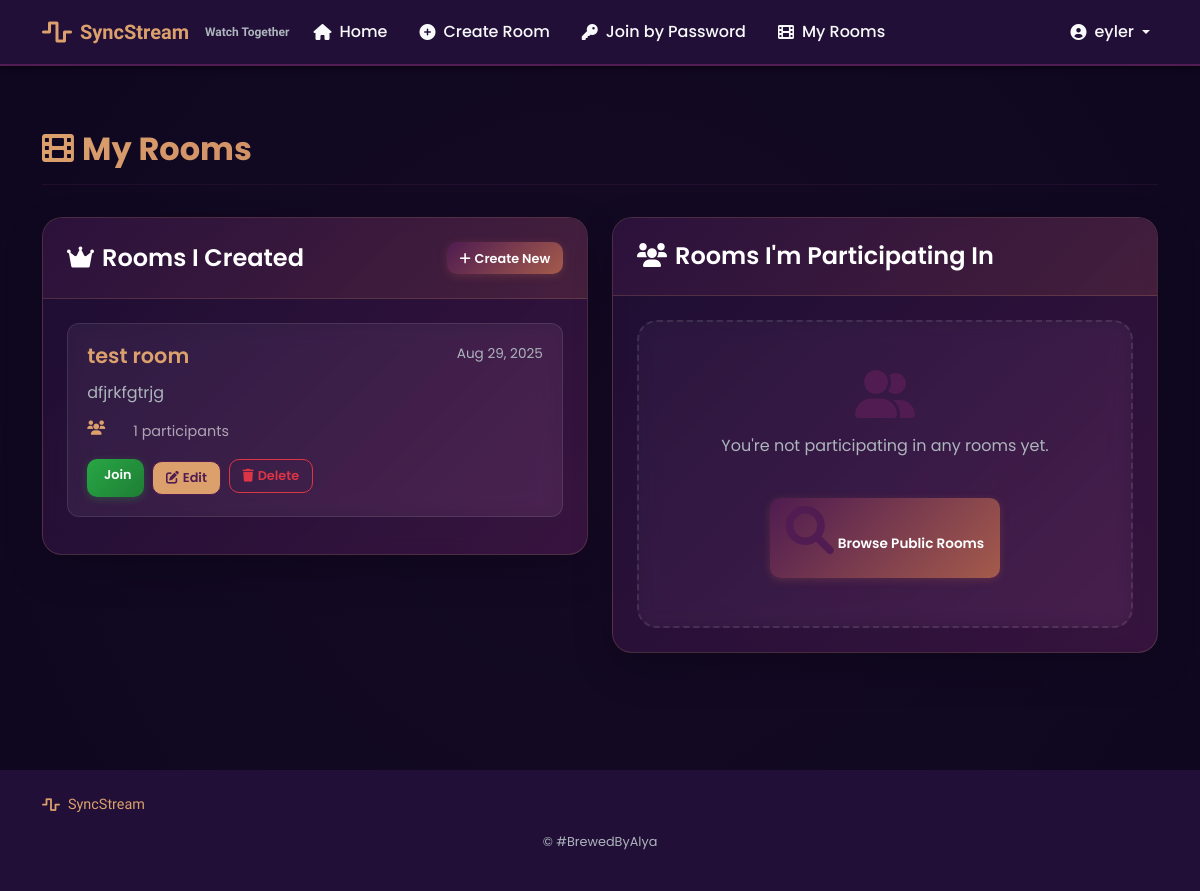
The app's page /rooms/my-rooms/ (signed in) with its own data.
### users/models.py (models this page shows, shortened)
class CustomUser(AbstractUser):
    profile_picture = models.ImageField(upload_to='profile_pics/', blank=True, null=True)
    bio = models.TextField(max_length=500, blank=True)
    last_activity = models.DateTimeField(default=timezone.now)
    is_online = models.BooleanField(default=False)

### rooms/models.py (models this page shows, shortened)
class Room(models.Model):
    id = models.UUIDField(primary_key=True, default=uuid.uuid4, editable=False)
    name = models.CharField(max_length=100)
    description = models.TextField(blank=True)
    creator = models.ForeignKey(settings.AUTH_USER_MODEL, on_delete=models.CASCADE, related_name='created_rooms')
    created_at = models.DateTimeField(auto_now_add=True)
    is_private = models.BooleanField(default=False)
    password = models.CharField(max_length=128, blank=True, null=True)
    max_users = models.PositiveIntegerField(default=10)
    is_active = models.BooleanField(default=True)
    is_locked = models.BooleanField(default=False)
    allow_screen_share = models.BooleanField(default=True)
    allow_chat = models.BooleanField(default=True)
    current_video_url = models.URLField(blank=True, null=True)
    video_state = models.CharField(max_length=20, default='paused')
    video_timestamp = models.FloatField(default=0)
    last_video_update = models.DateTimeField(blank=True, null=True)
    deleted_at = models.DateTimeField(blank=True, null=True)

### rooms/views.py (the view)
# urls.py: path('my-rooms/', views.user_rooms, name='user_rooms'),
@login_required
def user_rooms(request):
    created_rooms = Room.objects.filter(creator=request.user)
    participant_rooms = Room.objects.filter(
        participants__user=request.user,
        participants__is_online=True,
        is_active=True
    ).exclude(creator=request.user).distinct()
    return render(request, 'rooms/user_rooms.html', {
        'created_rooms': created_rooms,
        'participant_rooms': participant_rooms,
    })

### templates/rooms/user_rooms.html (shortened to what this page needs)
{% extends 'base.html' %}
{% block content %}
<div class="my-rooms-container">
    <div class="my-rooms-header">
        <h2><i class="fas fa-film me-2"></i>My Rooms</h2>
    </div>
    <div class="row">
        <div class="col-lg-6">
            <div class="card card-gradient">
                <div class="card-header d-flex justify-content-between align-items-center">
                    <h4 class="mb-0"><i class="fas fa-crown me-2"></i>Rooms I Created</h4>
                    <a href="{% url 'rooms:create_room' %}" class="btn btn-primary btn-sm">
                        <i class="fas fa-plus me-1"></i>Create New
                    </a>
                </div>
                <div class="card-body">
                    {% if created_rooms %}
                    <div class="rooms-list">
                        {% for room in created_rooms %}
                            <div class="list-group-item {% if not room.is_active %}list-group-item-secondary card-glass{% endif %}">
                                <div class="room-item-header">
                                    <h5 class="room-name">
                                        {{ room.name }}
                                    </h5>
                                    <small class="room-date">{{ room.created_at|date:"M d, Y" }}</small>
                                </div>
                                <p class="room-description">{{ room.description|truncatewords:15 }}</p>
                                <div class="room-meta">
                                    <i class="fas fa-users me-1"></i>{{ room.participants.count }} participants
                                </div>
                                <div class="room-actions">
                                    {% if room.is_active %}
                                    <a href="{% url 'rooms:room_detail' room.id %}" class="btn btn-success btn-sm">
                                        Join
                                    </a>
                                    <a href="{% url 'rooms:edit_room' room.id %}" class="btn btn-outline-primary btn-sm">
                                        <i class="fas fa-edit me-1"></i>Edit
                                    </a>
                                    <form action="{% url 'rooms:delete_room' room.id %}" method="post" class="d-inline">
                                        <button type="submit" class="btn btn-outline-danger btn-sm"
                                                onclick="return confirmDelete('{{ room.name }}')">
                                            <i class="fas fa-trash me-1"></i>Delete
                                        </button>
                                    </form>
                                    {% endif %}
                                </div>
                            </div>
                        {% endfor %}
                    </div>
                    {% endif %}
                </div>
            </div>
        </div>
        <div class="col-lg-6">
            <div class="card card-gradient">
                <div class="card-header">
                    <h4 class="mb-0"><i class="fas fa-users me-2"></i>Rooms I'm Participating In</h4>
                </div>
                <div class="card-body">
                    {% if participant_rooms %}
                    <div class="rooms-list">
                        {% for room in participant_rooms %}
                        <a href="{% url 'rooms:room_detail' room.id %}" class="list-group-item list-group-item-action">
                            <div class="room-item-header">
                                <h5 class="room-name">{{ room.name }}</h5>
                                <small class="room-date">By {{ room.creator.username }}</small>
                            </div>
                            <p class="room-description">{{ room.description|truncatewords:15 }}</p>
                            <div class="room-meta">
                                <i class="fas fa-users me-1"></i>{{ room.participants.count }} participants
                            </div>
                        </a>
                        {% endfor %}
                    </div>
                    {% else %}
                    <div class="empty-state">
                        <i class="fas fa-user-friends fa-3x"></i>
                        <p>You're not participating in any rooms yet.</p>
                        <a href="{% url 'home' %}" class="btn btn-primary mt-2">
                            <i class="fas fa-search me-1"></i>Browse Public Rooms
                        </a>
                    </div>
                    {% endif %}
                </div>
            </div>
        </div>
    </div>
</div>
{% endblock %}

### templates/base.html (shortened to what this page needs)
<!DOCTYPE html>
<html lang="en">
<head>
    <link href="https://cdn.jsdelivr.net/npm/bootstrap@5.3.3/dist/css/bootstrap.min.css" rel="stylesheet">
    <link href="https://cdnjs.cloudflare.com/ajax/libs/font-awesome/6.0.0/css/all.min.css" rel="stylesheet">
    {% load static %}
    <link href="{% static 'css/style.css' %}" rel="stylesheet">
</head>
<body class="dark-theme">
    <div class="animated-bg"></div>
    <nav class="navbar navbar-expand-lg navbar-custom">
        <div class="container">
            <a class="navbar-brand" href="{% url 'home' %}">
                <div class="brand-wrapper">
                    <i class="fas fa-wave-square brand-icon"></i>
                    <span class="brand-text">SyncStream</span>
                    <span class="brand-subtitle">Watch Together</span>
                </div>
            </a>
            <div class="collapse navbar-collapse" id="navbarNav">
                <ul class="navbar-nav me-auto">
                    <li class="nav-item">
                        <a class="nav-link" href="{% url 'home' %}">
                            <i class="fas fa-home me-1"></i>Home
                        </a>
                    </li>
                    {% if user.is_authenticated %}
                    <li class="nav-item">
                        <a class="nav-link" href="{% url 'rooms:create_room' %}">
                            <i class="fas fa-plus-circle me-1"></i>Create Room
                        </a>
                    </li>
                    <li class="nav-item">
                        <a class="nav-link" href="{% url 'rooms:join_by_password' %}">
                            <i class="fas fa-key me-1"></i>Join by Password
                        </a>
                    </li>
                    <li class="nav-item">
                        <a class="nav-link" href="{% url 'rooms:user_rooms' %}">
                            <i class="fas fa-film me-1"></i>My Rooms
                        </a>
                    </li>
                    {% endif %}
                </ul>
                <ul class="navbar-nav">
                    {% if user.is_authenticated %}
                    <li class="nav-item dropdown">
                        <a class="nav-link dropdown-toggle user-menu" href="#" id="navbarDropdown" role="button" data-bs-toggle="dropdown" aria-expanded="false">
                            <i class="fas fa-user-circle me-1"></i> {{ user.username }}
                        </a>
                    </li>
                    {% endif %}
                </ul>
            </div>
        </div>
    </nav>
    <main class="container main-container">
        {% block content %}
        {% endblock %}
    </main>
    <footer class="custom-footer">
        <div class="container">
            <div class="footer-content">
                <div class="footer-brand">
                    <i class="fas fa-wave-square"></i>
                    <span>SyncStream</span>
                </div>
            </div>
            <div class="footer-bottom">
                <p>&copy; #BrewedByAlya </p>
            </div>
        </div>
    </footer>
</body>
</html>

### records on screen
CustomUser: username "eyler"
Room: name "test room", created_at "Aug 29, 2025", description "dfjrkfgtrjg", participants.count "1"
